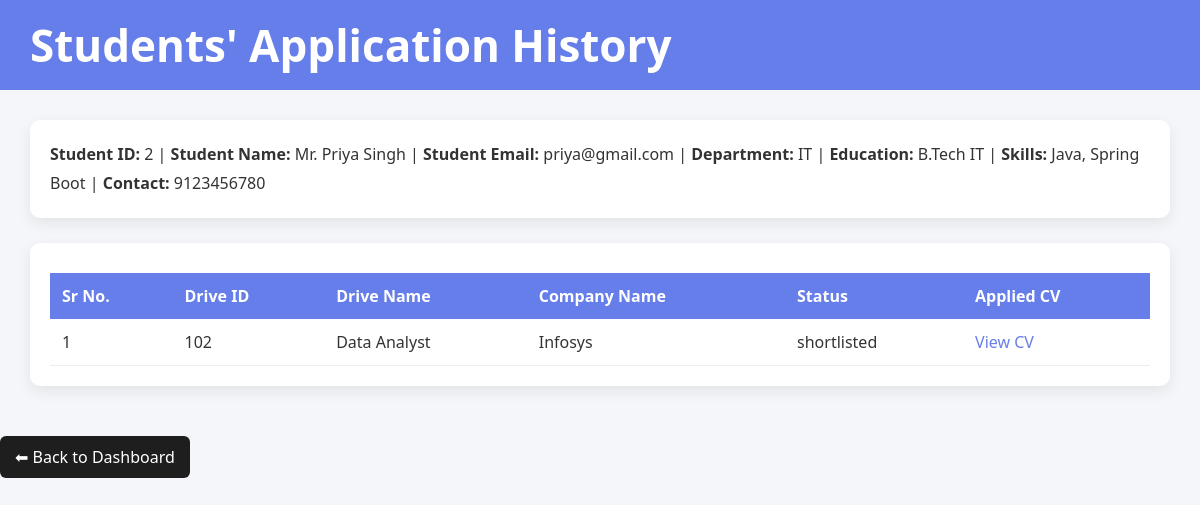
/student/application_history (signed in), run on the app's committed database.
### models.py (models this page shows, shortened)
class students(db.Model):
    __tablename__ = 'students'
    id = db.Column(db.Integer, primary_key=True)
    name = db.Column(db.String(50), nullable=False)
    email = db.Column(db.String(100), unique=True, nullable=False)
    department = db.Column(db.String(100), nullable=True)
    password_hash = db.Column(db.String(300), nullable=False)
    role = db.Column(db.Enum('admin','hirer','student', name='role_enum'), nullable=False)
    is_active = db.Column(db.Integer, nullable=False, default=1)
    created_at = db.Column(db.DateTime, default=datetime.utcnow)
    education = db.Column(db.String(300))       #new
    skills = db.Column(db.String(300))          #new
    contact = db.Column(db.String(300))         #new
    applications = db.relationship('applications', backref='students', lazy=True)

class applications(db.Model):
    __tablename__ = 'applications'
    id = db.Column(db.Integer, primary_key=True)
    student_id = db.Column(db.Integer, db.ForeignKey('students.id'), nullable=False)
    drive_id = db.Column(db.Integer, db.ForeignKey('placement_drives.id'), nullable=False)
    application_date = db.Column(db.String(50), nullable=False)
    cv_filename = db.Column(db.String(300), nullable=False)
    status = db.Column(db.Enum('applied','shortlisted','selected','rejected', name='applications_status_enum'), default='applied')

class placement_drives(db.Model):
    __tablename__ = 'placement_drives'
    id = db.Column(db.Integer, primary_key=True)
    company_id = db.Column(db.Integer, db.ForeignKey('companies.id'), nullable=False)
    job_id = db.Column(db.Integer, nullable=False, unique=True) # NEW    -----------solely for search functionality
    job_title = db.Column(db.String(100), nullable=False)
    job_description = db.Column(db.String(500), nullable=False)
    required_skills = db.Column(db.String(300))   # NEW
    experience_required = db.Column(db.String(100))   # NEW
    salary_range = db.Column(db.String(100))   # NEW
    eligibility_criteria = db.Column(db.String(500), nullable=False)
    deadline = db.Column(db.Date, nullable=False)
    status = db.Column(db.Enum('pending','approved','rejected','complete', name='placement_drives_status_enum'), default='pending')
    applications = db.relationship('applications', backref='placement_drives', lazy=True)

class companies(db.Model):
    __tablename__ = 'companies'
    id = db.Column(db.Integer, primary_key=True)
    company_name = db.Column(db.String(50), nullable=False, unique=True)
    hr_contact = db.Column(db.String(50))
    website = db.Column(db.String(50))
    about_company = db.Column(db.String(500))
    password_hash = db.Column(db.String(300), nullable=False)
    approval_status = db.Column(db.Enum('pending','approved','rejected', name='approval_status_enum'), default='pending')
    is_blacklisted = db.Column(db.Integer, default=0)
    placement_drives = db.relationship('placement_drives', backref='companies', lazy=True)

### routes/student.py (the view)
@student_bp.route('/student/application_history', methods=['GET','POST'])
def student_application_history():
    if not session.get('user_id'):
        return redirect(url_for('auth.Login'))
    student = students.query.filter_by(id=session['user_id']).first()
    return render_template('student/student_application_history.html',
    id=student.id,
    name=student.name,
    email=student.email,
    department=student.department,
    education=student.education,
    skills=student.skills,
    contact=student.contact,
    applications=student.applications)

### templates/student/student_application_history.html (shortened to what this page needs)
<!DOCTYPE html>
<html lang="en">
<head>
    <link rel="stylesheet" href="{{ url_for('static', filename='css/student/student_application_history.css') }}">
</head>
<body>
    <div class="header">
        <h1>Students' Application History</h1>
    </div>
    <div class="container">
        <div class="profile-card">
            <span><b>Student ID: </b> {{id}} |</span>
            <span><b>Student Name: </b> Mr. {{name}} |</span>
            <span><b>Student Email: </b> {{email}} |</span>
            <span><b>Department: </b>{{department}}  |</span>
            <span><b>Education: </b>{{education}}  |</span>
            <span><b>Skills: </b>{{skills}}  |</span>
            <span><b>Contact: </b>{{contact}}</span>
        </div>
        <div class="card">
            {% if applications %}
            <table>
                <tr>
                    <th>Sr No.</th>
                    <th>Drive ID</th>
                    <th>Drive Name</th>
                    <th>Company Name</th>
                    <th>Status</th>
                    <th>Applied CV</th>
                </tr>
                {% for application in applications %}
                {% if application.status == 'selected' and application.placement_drives.companies.is_blacklisted == 0 %}
                <tr>
                    <td>{{ loop.index }}</td>
                    <td>{{ application.placement_drives.job_id }}</td>
                    <td>{{ application.placement_drives.job_title }}</td>
                    <td>{{ application.placement_drives.companies.company_name }}</td>
                    <td>{{ application.status }}</td>
                    <td><a href="{{ url_for('student.view_cv', filename=application.cv_filename) }}"
                            target="_blank">View
                            CV</a>
                    </td>
                    <td><a href="{{url_for('placed')}}"> view details </a></td>
                </tr>
                {% else %}
                <tr>
                    <td>{{ loop.index }}</td>
                    <td>{{ application.placement_drives.job_id }}</td>
                    <td>{{ application.placement_drives.job_title }}</td>
                    <td>{{ application.placement_drives.companies.company_name }}</td>
                    <td>{{ application.status }}</td>
                    <td><a href="{{ url_for('student.view_cv', filename=application.cv_filename) }}"
                            target="_blank">View
                            CV</a>
                    </td>
                </tr>
                {% endif %}
                {% endfor %}
            </table>
            {% else %}
            <span>No application history to show !!</span>
            {% endif %}
        </div>
    </div>
    <a href="{{url_for('student.student_dashboard')}}" class="back-btn">⬅ Back to Dashboard</a>
</body>
</html>

### static/css/student/student_application_history.css (style rules this page uses)
* { margin: 0; padding: 0; box-sizing: border-box; font-family: 'Segoe UI', Tahoma, Geneva, Verdana, sans-serif; }
body { background: #f4f6f9; color: #333; }
.container { padding: 30px; }
.header { background: #667eea; color: white; padding: 15px 30px; font-size: 22px; font-weight: bold; }
.profile-card { background: white; padding: 20px; border-radius: 10px; margin-bottom: 25px; box-shadow: 0 5px 15px rgba(0,0,0,0.08); line-height: 1.8; }
.card { background: white; padding: 20px; border-radius: 10px; box-shadow: 0 5px 15px rgba(0,0,0,0.08); }
table { width: 100%; border-collapse: collapse; margin-top: 10px; }
th { background: #667eea; color: white; padding: 12px; text-align: left; }
td { padding: 12px; border-bottom: 1px solid #eee; }
a { color: #667eea; text-decoration: none; }
.back-btn { margin-top: 20px; display: inline-block; padding: 10px 15px; background: #1e1e1e; color: white; border-radius: 6px; }

### data on the page
students: name "Priya Singh", email "priya@gmail.com", department "IT", education "B.Tech IT", skills "Java, Spring Boot", contact "9123456780"
applications: placement_drives.job_id "102", placement_drives.job_title "Data Analyst", placement_drives.companies.company_name "Infosys", status "shortlisted"

### other printed values
{{ id }} "2"
